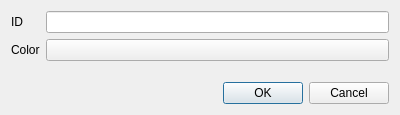
<?xml version="1.0" encoding="UTF-8"?>
<ui version="4.0">
 <class>GlobalEditor</class>
 <widget class="QDialog" name="GlobalEditor">
  <property name="geometry">
   <rect>
    <x>0</x>
    <y>0</y>
    <width>400</width>
    <height>115</height>
   </rect>
  </property>
  <property name="windowTitle">
   <string>Dialog</string>
  </property>
  <layout class="QVBoxLayout" name="verticalLayout">
   <item>
    <layout class="QFormLayout" name="formLayout">
     <item row="0" column="0">
      <widget class="QLabel" name="iDLabel">
       <property name="text">
        <string>ID</string>
       </property>
      </widget>
     </item>
     <item row="0" column="1">
      <widget class="QLineEdit" name="id"/>
     </item>
     <item row="1" column="0">
      <widget class="QLabel" name="colorLabel">
       <property name="text">
        <string>Color</string>
       </property>
      </widget>
     </item>
     <item row="1" column="1">
      <widget class="QPushButton" name="color"/>
     </item>
    </layout>
   </item>
   <item>
    <widget class="QDialogButtonBox" name="buttonBox">
     <property name="orientation">
      <enum>Qt::Horizontal</enum>
     </property>
     <property name="standardButtons">
      <set>QDialogButtonBox::Cancel|QDialogButtonBox::Ok</set>
     </property>
    </widget>
   </item>
  </layout>
 </widget>
 <resources/>
 <connections>
  <connection>
   <sender>buttonBox</sender>
   <signal>accepted()</signal>
   <receiver>GlobalEditor</receiver>
   <slot>accept()</slot>
   <hints>
    <hint type="sourcelabel">
     <x>248</x>
     <y>254</y>
    </hint>
    <hint type="destinationlabel">
     <x>157</x>
     <y>274</y>
    </hint>
   </hints>
  </connection>
  <connection>
   <sender>buttonBox</sender>
   <signal>rejected()</signal>
   <receiver>GlobalEditor</receiver>
   <slot>reject()</slot>
   <hints>
    <hint type="sourcelabel">
     <x>316</x>
     <y>260</y>
    </hint>
    <hint type="destinationlabel">
     <x>286</x>
     <y>274</y>
    </hint>
   </hints>
  </connection>
  <connection>
   <sender>color</sender>
   <signal>clicked()</signal>
   <receiver>GlobalEditor</receiver>
   <slot>changeColor()</slot>
   <hints>
    <hint type="sourcelabel">
     <x>220</x>
     <y>53</y>
    </hint>
    <hint type="destinationlabel">
     <x>199</x>
     <y>57</y>
    </hint>
   </hints>
  </connection>
 </connections>
 <slots>
  <slot>changeColor()</slot>
 </slots>
</ui>
